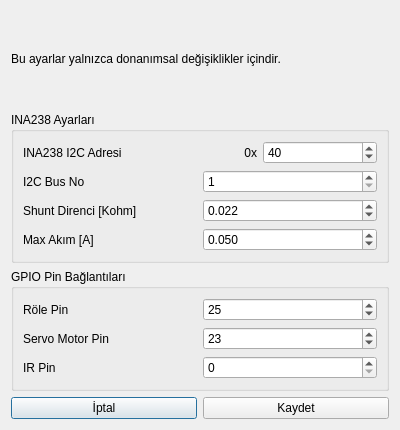
<?xml version="1.0" encoding="UTF-8"?>
<ui version="4.0">
 <class>HardwareSettings</class>
 <widget class="QDialog" name="HardwareSettings">
  <property name="windowModality">
   <enum>Qt::ApplicationModal</enum>
  </property>
  <property name="geometry">
   <rect>
    <x>0</x>
    <y>0</y>
    <width>400</width>
    <height>430</height>
   </rect>
  </property>
  <property name="windowTitle">
   <string>Donanım Ayarları</string>
  </property>
  <layout class="QVBoxLayout" name="verticalLayout">
   <item>
    <widget class="QLabel" name="label">
     <property name="text">
      <string>Bu ayarlar yalnızca donanımsal değişiklikler içindir.</string>
     </property>
    </widget>
   </item>
   <item>
    <widget class="QGroupBox" name="groupBox">
     <property name="title">
      <string>INA238 Ayarları</string>
     </property>
     <layout class="QVBoxLayout" name="verticalLayout_2">
      <item>
       <layout class="QHBoxLayout" name="horizontalLayout">
        <item>
         <widget class="QLabel" name="label_2">
          <property name="text">
           <string>INA238 I2C Adresi</string>
          </property>
         </widget>
        </item>
        <item>
         <widget class="QLabel" name="label_3">
          <property name="layoutDirection">
           <enum>Qt::LeftToRight</enum>
          </property>
          <property name="text">
           <string>0x</string>
          </property>
          <property name="alignment">
           <set>Qt::AlignRight|Qt::AlignTrailing|Qt::AlignVCenter</set>
          </property>
         </widget>
        </item>
        <item>
         <widget class="QSpinBox" name="device_address_spinbox">
          <property name="maximum">
           <number>255</number>
          </property>
          <property name="value">
           <number>64</number>
          </property>
          <property name="displayIntegerBase">
           <number>16</number>
          </property>
         </widget>
        </item>
       </layout>
      </item>
      <item>
       <layout class="QHBoxLayout" name="horizontalLayout_2">
        <item>
         <widget class="QLabel" name="label_4">
          <property name="text">
           <string>I2C Bus No</string>
          </property>
         </widget>
        </item>
        <item>
         <widget class="QSpinBox" name="bus_number_spinbox">
          <property name="minimum">
           <number>1</number>
          </property>
          <property name="maximum">
           <number>2</number>
          </property>
          <property name="singleStep">
           <number>1</number>
          </property>
          <property name="value">
           <number>1</number>
          </property>
         </widget>
        </item>
       </layout>
      </item>
      <item>
       <layout class="QHBoxLayout" name="horizontalLayout_3">
        <item>
         <widget class="QLabel" name="label_5">
          <property name="text">
           <string>Shunt Direnci [Kohm]</string>
          </property>
         </widget>
        </item>
        <item>
         <widget class="QDoubleSpinBox" name="doubleSpinBox">
          <property name="decimals">
           <number>3</number>
          </property>
          <property name="value">
           <double>0.022000000000000</double>
          </property>
         </widget>
        </item>
       </layout>
      </item>
      <item>
       <layout class="QHBoxLayout" name="horizontalLayout_4">
        <item>
         <widget class="QLabel" name="label_6">
          <property name="text">
           <string>Max Akım [A]</string>
          </property>
         </widget>
        </item>
        <item>
         <widget class="QDoubleSpinBox" name="doubleSpinBox_2">
          <property name="decimals">
           <number>3</number>
          </property>
          <property name="value">
           <double>0.050000000000000</double>
          </property>
         </widget>
        </item>
       </layout>
      </item>
     </layout>
    </widget>
   </item>
   <item>
    <widget class="QGroupBox" name="groupBox_2">
     <property name="title">
      <string>GPIO Pin Bağlantıları</string>
     </property>
     <layout class="QVBoxLayout" name="verticalLayout_3">
      <item>
       <layout class="QHBoxLayout" name="horizontalLayout_7">
        <item>
         <widget class="QLabel" name="label_9">
          <property name="text">
           <string>Röle Pin</string>
          </property>
         </widget>
        </item>
        <item>
         <widget class="QSpinBox" name="relay_pin_spinbox">
          <property name="value">
           <number>25</number>
          </property>
         </widget>
        </item>
       </layout>
      </item>
      <item>
       <layout class="QHBoxLayout" name="horizontalLayout_6">
        <item>
         <widget class="QLabel" name="label_8">
          <property name="text">
           <string>Servo Motor Pin</string>
          </property>
         </widget>
        </item>
        <item>
         <widget class="QSpinBox" name="servo_pin_spinbox">
          <property name="value">
           <number>23</number>
          </property>
         </widget>
        </item>
       </layout>
      </item>
      <item>
       <layout class="QHBoxLayout" name="horizontalLayout_5">
        <item>
         <widget class="QLabel" name="label_7">
          <property name="text">
           <string>IR Pin</string>
          </property>
         </widget>
        </item>
        <item>
         <widget class="QSpinBox" name="ir_pin_spinbox"/>
        </item>
       </layout>
      </item>
     </layout>
    </widget>
   </item>
   <item>
    <layout class="QHBoxLayout" name="horizontalLayout_8">
     <item>
      <widget class="QPushButton" name="cancel_button">
       <property name="text">
        <string>İptal</string>
       </property>
      </widget>
     </item>
     <item>
      <widget class="QPushButton" name="save_button">
       <property name="text">
        <string>Kaydet</string>
       </property>
      </widget>
     </item>
    </layout>
   </item>
  </layout>
 </widget>
 <resources/>
 <connections/>
</ui>
